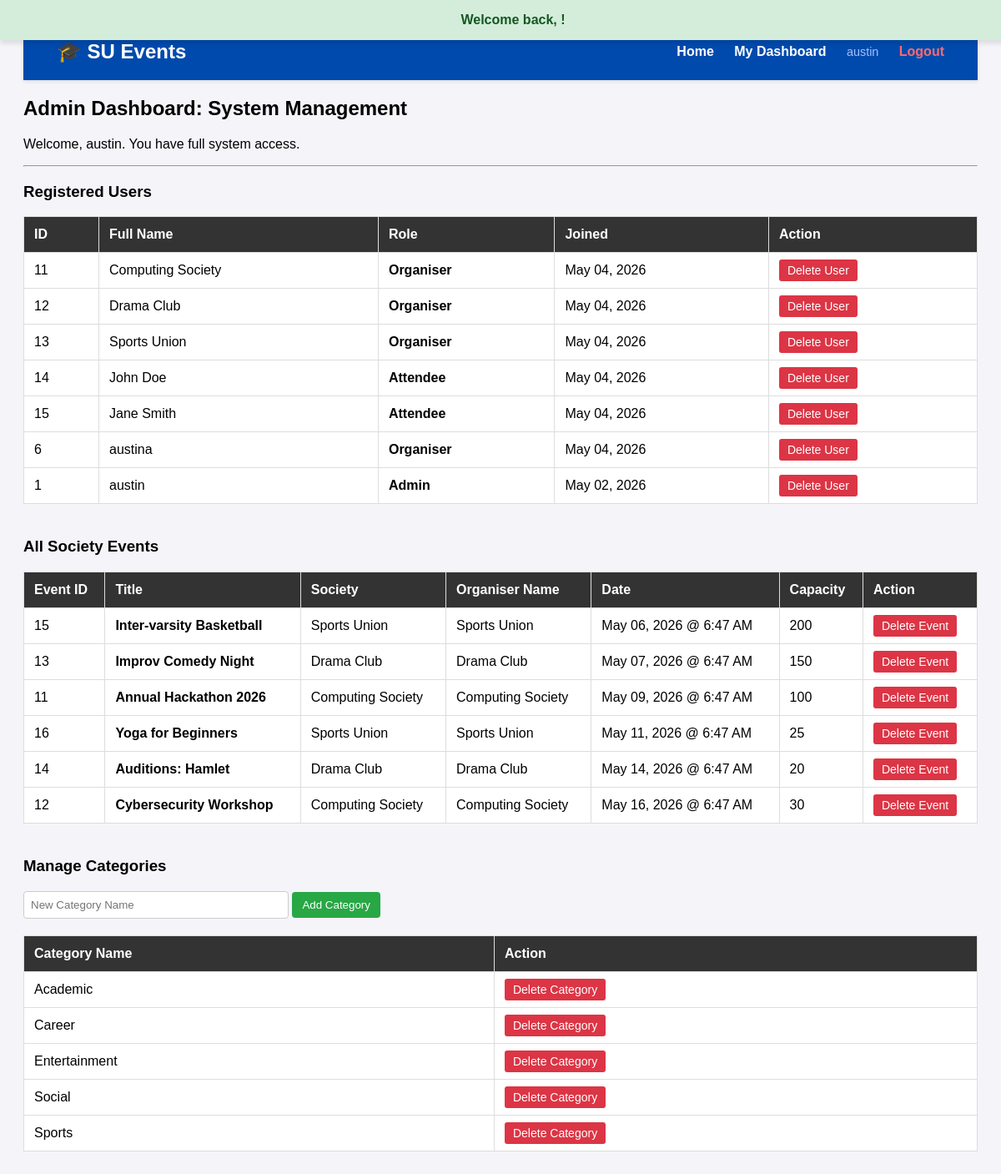
The page /dashboard/admin.php (signed in) on the database its author committed.
### tables this page shows
CREATE TABLE `users` (
  `user_id` int(11) NOT NULL,
  `full_name` varchar(100) NOT NULL,
  `student_id` varchar(20) NOT NULL,
  `email` varchar(100) NOT NULL,
  `password_hash` varchar(100) NOT NULL,
  `role` enum('Admin','Organiser','Attendee') NOT NULL DEFAULT 'Attendee',
  `created_at` timestamp NOT NULL DEFAULT current_timestamp()
);

CREATE TABLE `events` (
  `event_id` int(11) NOT NULL,
  `organiser_id` int(11) NOT NULL,
  `society_name` varchar(100) NOT NULL,
  `title` varchar(150) NOT NULL,
  `description` text NOT NULL,
  `event_date` datetime NOT NULL,
  `location` varchar(255) NOT NULL,
  `max_capacity` int(11) NOT NULL,
  `created_at` timestamp NOT NULL DEFAULT current_timestamp(),
  `category` varchar(50) NOT NULL DEFAULT 'Social',
  `image_path` varchar(255) DEFAULT NULL
);

CREATE TABLE `event_categories` (
  `category_id` int(11) NOT NULL,
  `category_name` varchar(50) NOT NULL
);

### dashboard/admin.php (the view, shortened to what this page needs)
<?php
require_once '../config/db.php';
$result_categories = $conn->query("SELECT * FROM event_categories ORDER BY category_name ASC");
$sql_users = "SELECT user_id, full_name, student_id, email, role, created_at FROM users ORDER BY created_at DESC";
$result_users = $conn->query($sql_users);
$sql_events = "SELECT e.event_id, e.title, e.society_name, e.event_date, e.max_capacity, u.full_name AS organiser_name
               FROM events e
               JOIN users u ON e.organiser_id = u.user_id
               ORDER BY e.event_date ASC";
$result_events = $conn->query($sql_events);
?>
<!DOCTYPE html>
<html lang="en">
<head>
</head>
<body>
    <?php include $_SERVER['DOCUMENT_ROOT'] . '/su_events_app/includes/navbar.php'; ?>
    <?php include '../includes/flash.php'; ?>
    <h2>Admin Dashboard: System Management</h2>
    <p>Welcome, <?php echo htmlspecialchars($_SESSION['full_name']); ?>. You have full system access.</p>
    <hr>
    <div class="table-container">
        <h3>Registered Users</h3>
        <table>
            <tr>
                <th>ID</th>
                <th>Full Name</th>
                <th>Role</th>
                <th>Joined</th>
                <th>Action</th>
            </tr>
            <?php if ($result_users->num_rows > 0): ?>
                <?php while($user = $result_users->fetch_assoc()): ?>
                    <tr>
                        <td><?php echo $user['user_id']; ?></td>
                        <td><?php echo htmlspecialchars($user['full_name']); ?></td>
                        <td><strong><?php echo $user['role']; ?></strong></td>
                        <td><?php echo date('M d, Y', strtotime($user['created_at'])); ?></td>
                        <td>
                            <?php if ($user['user_id'] !== $_SESSION['user_id']): ?>
                                <a href="?delete_user=<?php echo $user['user_id']; ?>" class="btn-delete" onclick="return confirm('Delete this user? This will also wipe all their events and bookings!');">Delete User</a>
                            <?php else: ?>
                                <em>Your Account</em>
                            <?php endif; ?>
                        </td>
                    </tr>
                <?php endwhile; ?>
            <?php else: ?>
                <tr><td colspan="5">No users found.</td></tr>
            <?php endif; ?>
        </table>
    </div>
    <div class="table-container">
        <h3>All Society Events</h3>
        <table>
            <tr>
                <th>Event ID</th>
                <th>Title</th>
                <th>Society</th>
                <th>Organiser Name</th>
                <th>Date</th>
                <th>Capacity</th>
                <th>Action</th>
            </tr>
            <?php if ($result_events->num_rows > 0): ?>
                <?php while($event = $result_events->fetch_assoc()): ?>
                    <tr>
                        <td><?php echo $event['event_id']; ?></td>
                        <td><strong><?php echo htmlspecialchars($event['title']); ?></strong></td>
                        <td><?php echo htmlspecialchars($event['society_name']); ?></td>
                        <td><?php echo htmlspecialchars($event['organiser_name']); ?></td>
                        <td><?php echo date('M d, Y @ g:i A', strtotime($event['event_date'])); ?></td>
                        <td><?php echo $event['max_capacity']; ?></td>
                        <td>
                            <a href="?delete_event=<?php echo $event['event_id']; ?>" class="btn-delete" onclick="return confirm('Delete this event? All student bookings for this event will be canceled.');">Delete Event</a>
                        </td>
                    </tr>
                <?php endwhile; ?>
            <?php else: ?>
                <tr><td colspan="7">No events have been created yet.</td></tr>
            <?php endif; ?>
        </table>
    </div>
    <div class="table-container">
        <h3>Manage Categories</h3>
        <form method="POST" action="" style="margin-bottom: 20px;">
            <input type="text" name="category_name" placeholder="New Category Name" required style="padding: 8px; width: 300px; border: 1px solid #ccc; border-radius: 4px;">
            <button type="submit" name="add_category" style="background: #28a745; color: white; padding: 8px 12px; border: none; border-radius: 4px; cursor: pointer;">Add Category</button>
        </form>
        <table>
            <tr>
                <th>Category Name</th>
                <th>Action</th>
            </tr>
            <?php if ($result_categories->num_rows > 0): ?>
                <?php while($cat = $result_categories->fetch_assoc()): ?>
                    <tr>
                        <td><?php echo htmlspecialchars($cat['category_name']); ?></td>
                        <td>
                            <a href="?delete_category=<?php echo $cat['category_id']; ?>" class="btn-delete" onclick="return confirm('Are you sure you want to delete this category?');">Delete Category</a>
                        </td>
                    </tr>
                <?php endwhile; ?>
            <?php else: ?>
                <tr><td colspan="2">No categories found.</td></tr>
            <?php endif; ?>
        </table>
    </div>
</body>
</html>

### dashboard/admin.php (style rules this page uses)
body { font-family: Arial, sans-serif; padding: 20px; background: #f4f4f9; }
.table-container { margin-bottom: 40px; }
table { width: 100%; border-collapse: collapse; background: white; margin-top: 10px; }
th, td { padding: 12px; border: 1px solid #ddd; text-align: left; }
th { background-color: #333; color: white; }
.btn-delete { background: #dc3545; color: white; padding: 5px 10px; text-decoration: none; border-radius: 3px; font-size: 14px; }

### rows shown on the page
users: user_id "11", full_name "Computing Society", role "Organiser", created_at "May 04, 2026"
users: user_id "12", full_name "Drama Club", role "Organiser", created_at "May 04, 2026"
users: user_id "13", full_name "Sports Union", role "Organiser", created_at "May 04, 2026"
users: user_id "14", full_name "John Doe", role "Attendee", created_at "May 04, 2026"
users: user_id "15", full_name "Jane Smith", role "Attendee", created_at "May 04, 2026"
users: user_id "6", full_name "austina", role "Organiser", created_at "May 04, 2026"
users: user_id "1", full_name "austin", role "Admin", created_at "May 02, 2026"
events: event_id "15", title "Inter-varsity Basketball", society_name "Sports Union", organiser.full_name "Sports Union", event_date "May 06, 2026 @ 6:47 AM", max_capacity "200"
events: event_id "13", title "Improv Comedy Night", society_name "Drama Club", organiser.full_name "Drama Club", event_date "May 07, 2026 @ 6:47 AM", max_capacity "150"
events: event_id "11", title "Annual Hackathon 2026", society_name "Computing Society", organiser.full_name "Computing Society", event_date "May 09, 2026 @ 6:47 AM", max_capacity "100"
events: event_id "16", title "Yoga for Beginners", society_name "Sports Union", organiser.full_name "Sports Union", event_date "May 11, 2026 @ 6:47 AM", max_capacity "25"
events: event_id "14", title "Auditions: Hamlet", society_name "Drama Club", organiser.full_name "Drama Club", event_date "May 14, 2026 @ 6:47 AM", max_capacity "20"
events: event_id "12", title "Cybersecurity Workshop", society_name "Computing Society", organiser.full_name "Computing Society", event_date "May 16, 2026 @ 6:47 AM", max_capacity "30"
event_categories: category_name "Academic"
event_categories: category_name "Career"
event_categories: category_name "Entertainment"
event_categories: category_name "Social"
event_categories: category_name "Sports"

### other values the page prints
$_SESSION['full_name'] "austin"
$_SESSION['flash_success'] "Welcome back, !"
